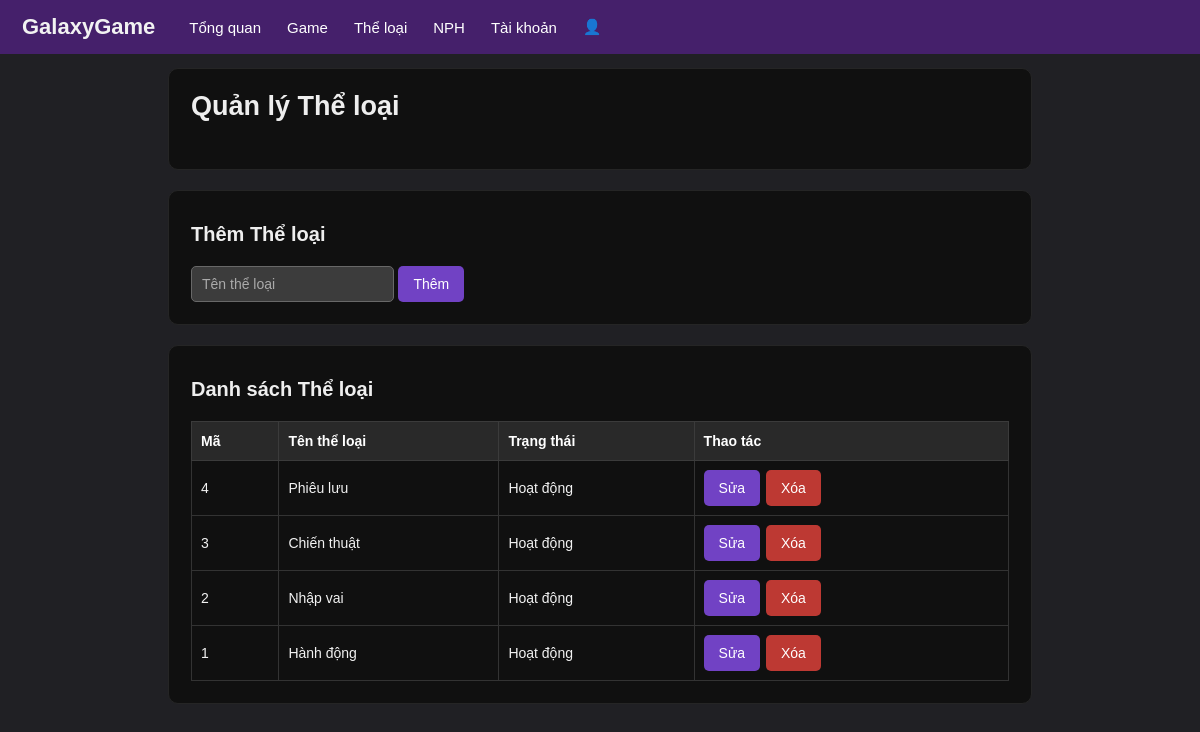
Page /admin.php?action=theloai (signed in) on the committed database.
### tables this page shows
CREATE TABLE TheLoai (
    MaTheLoai INT AUTO_INCREMENT PRIMARY KEY,
    TenTheLoai VARCHAR(100) NOT NULL UNIQUE,
    MoTa VARCHAR(255),
    TrangThai ENUM('HoatDong','Ngung') NOT NULL DEFAULT 'HoatDong'
);

### controllers/TheLoaiController.php (called while the page is built, shortened)
<?php
require_once __DIR__ . "/../models/TheLoaiModel.php";
require_once __DIR__ . "/../database.php";
require_once __DIR__ . "/../function.php";
class TheLoaiController
{
    private $model;
    public function __construct()
    {
        $database = new Database();
        $this->model = new TheLoaiModel($database->getConnection());
    }
    public function index()
    {
        $theLoais = $this->model->layDanhSach();
        require __DIR__ . "/../view/theloai.php";
    }
}
?>

### database.php (called while the page is built)
<?php
class Database
{
    private $pdo;
    public function __construct()
    {
        $this->pdo = new PDO(
            "mysql:host=localhost;dbname=galaxygame_mau;charset=utf8mb4",
            "root",
            ""
        );
        $this->pdo->setAttribute(PDO::ATTR_ERRMODE, PDO::ERRMODE_EXCEPTION);
    }
    public function getConnection()
    {
        return $this->pdo;
    }
}

### models/TheLoaiModel.php (called while the page is built, shortened)
<?php
class TheLoaiModel
{
    private $pdo;
    public function __construct($pdo)
    {
        $this->pdo = $pdo;
    }
    public function layDanhSach()
    {
        $stmt = $this->pdo->query(
            "SELECT * FROM TheLoai
             ORDER BY MaTheLoai DESC"
        );
        return $stmt->fetchAll();
    }
}
?>

### function.php (called while the page is built, shortened)
<?php
function HienThi($chuoi)
{
    return htmlspecialchars($chuoi ?? "", ENT_QUOTES, "UTF-8");
}
?>

### view/theloai.php (the view, shortened to what this page needs)
<!DOCTYPE html>
<html>
<head>
    <link rel="stylesheet" href="css/style.css">
</head>
<body>
<div class="Thanh MenuAdmin">
    <b class="Logo">GalaxyGame</b>
    <a href="QuanTri.php">Tổng quan</a>
    <a href="admin.php?action=game">Game</a>
    <a href="admin.php?action=theloai">Thể loại</a>
    <a href="">NPH</a>
    <a href="">Tài khoản</a>
    <a href="user.php?action=profile">👤</a>
</div>
<div class="NoiDung">
    <div class="Khung">
        <h2>Quản lý Thể loại</h2>
    </div>
    <div class="Khung">
        <h3>Thêm Thể loại</h3>
        <form method="post" action="admin.php?action=createTheLoai">
            <input
                class="O"
                name="TenTheLoai"
                placeholder="Tên thể loại">
            <button class="Nut">Thêm</button>
        </form>
    </div>
    <div class="Khung">
        <h3>Danh sách Thể loại</h3>
        <table class="Bang">
            <tr>
                <th>Mã</th>
                <th>Tên thể loại</th>
                <th>Trạng thái</th>
                <th>Thao tác</th>
            </tr>
            <?php foreach ($theLoais as $t): ?>
            <tr>
                <td><?= $t["MaTheLoai"] ?></td>
                <td><?= HienThi($t["TenTheLoai"]) ?></td>
                <td>
                    <?= $t["TrangThai"] == "HoatDong"
                        ? "Hoạt động"
                        : "Ngừng hoạt động" ?>
                </td>
                <td>
                    <a
                        class="Nut"
                        href="admin.php?action=updateTheLoai&id=<?= $t["MaTheLoai"] ?>">
                        Sửa
                    </a>
                    <a
class="Nut NutDo"
                        href="admin.php?action=deleteTheLoai&id=<?= $t["MaTheLoai"] ?>"
                        onclick="return confirm('Bạn có chắc muốn xóa thể loại này?')">
                        Xóa
                    </a>
                </td>
            </tr>
            <?php endforeach; ?>
        </table>
    </div>
</div>
</body>
</html>

### admin.php (shortened to what this page needs)
<?php
require_once __DIR__. "../function.php";
require_once __DIR__. "../database.php";
require_once __DIR__. "../controllers/TheLoaiController.php";
$action = $_GET["action"] ?? "game";
switch ($action):
    case "theloai":
        $controller = new TheLoaiController();
        $controller->index();
        break;
endswitch;
?>

### css/style.css (style rules this page uses)
* { box-sizing: border-box; }
body { margin: 0; font-family: Arial, sans-serif; background: #202024; color: #f2f2f2; }
.Thanh { height: 54px; padding: 0 22px; display: flex; align-items: center; gap: 26px; background: #45206b; position: sticky; top: 0; z-index: 1000; }
.Logo { font-size: 22px; margin-right: 8px; }
.Thanh a { color: #fff; text-decoration: none; font-size: 15px; }
.NoiDung { width: 72%; max-width: 1080px; min-width: 850px; margin: 14px auto 40px; }
.Khung { margin-bottom: 20px; padding: 22px; background: #101010; border-radius: 10px; border: 1px solid #252525; }
h2 { margin: 0 0 25px; font-size: 27px; color: #eee; }
h3 { margin: 10px 0 20px; font-size: 20px; color: #eee; }
.O { height: 36px; padding: 0 10px; background: #3c3c3c; color: #fff; border: 1px solid #686868; border-radius: 5px; font-size: 14px; outline: none; }
.O::placeholder { color: #aaa; }
.Nut { display: inline-block; height: 36px; padding: 0 15px; border: 0; border-radius: 5px; background: #7142c4; color: #fff !important; text-decoration: none !important; font-size: 14px; cursor: pointer; line-height: 36px; }
.NutDo { background: #bd3933; }
.Bang { width: 100%; border-collapse: collapse; background: #101010; }
.Bang th { padding: 11px 9px; background: #292929; border: 1px solid #3b3b3b; text-align: left; color: #fff; font-size: 14px; }
.Bang td { padding: 9px; border: 1px solid #333; font-size: 14px; }
.Bang td .Nut { margin-right: 2px; }

### rows in the picture
theloai: MaTheLoai "4", TenTheLoai "Phiêu lưu", TrangThai "Hoạt động"
theloai: MaTheLoai "3", TenTheLoai "Chiến thuật", TrangThai "Hoạt động"
theloai: MaTheLoai "2", TenTheLoai "Nhập vai", TrangThai "Hoạt động"
theloai: MaTheLoai "1", TenTheLoai "Hành động", TrangThai "Hoạt động"
